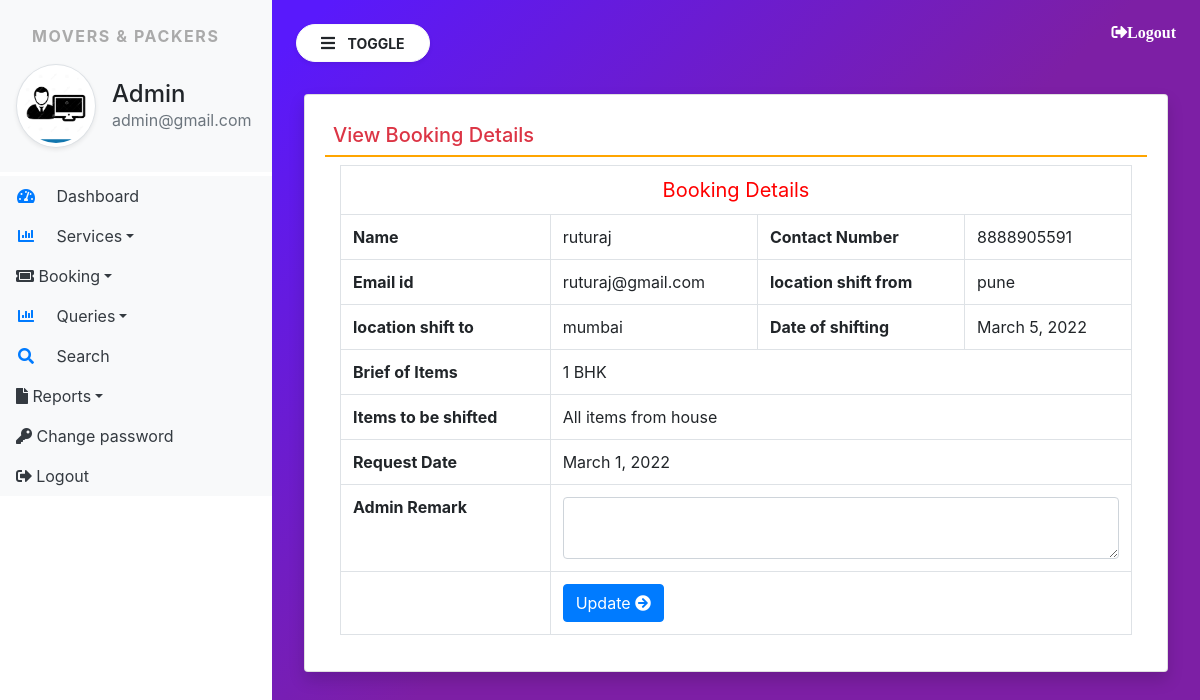
/view_bookingdetail/2/ (signed in), run on the app's committed database.
### moverspackers/models.py (models this page shows, shortened)
class SiteUser(models.Model):
    name = models.CharField(max_length=100, null=True)
    email = models.CharField(max_length=100, null=True)
    mobile = models.CharField(max_length=15, null=True)
    location = models.CharField(max_length=200, null=True)
    shiftinglocation = models.CharField(max_length=200, null=True)
    shiftingdate = models.DateField(max_length=200, null=True)
    briefitems = models.CharField(max_length=100, null=True)
    items = models.CharField(max_length=1000, null=True)
    requestdate = models.DateField(null=True)
    remark = models.CharField(max_length=500, null=True)
    status = models.CharField(max_length=30, null=True)
    updationdate = models.DateField(null=True)

### moverspackers/views.py (the view, shortened to what this page needs)
# urls.py: path('view_bookingdetail/<int:pid>/', view_bookingdetail, name='view_bookingdetail'),
def view_bookingdetail(request, pid):
    if not request.user.is_active:
        return redirect('admin_login')
    error = ''
    booking = SiteUser.objects.get(id=pid)
    return render(request, 'view_bookingdetail.html', locals())

### moverspackers/templates/view_bookingdetail.html (shortened to what this page needs)
{% extends 'admin_base.html' %}
{% block content %}
<div class="card shadow m-2">
    <div class="card-body">
        <h5 class="p-2 text-danger" style="border-bottom: 2px solid orange;">View Booking Details</h5>
        <div class="container-fluid">
           <table class="table table-bordered">
               <tr align="center">
                   <td colspan="4" style="font-size: 20px; color:red">Booking Details</td>
               </tr>
               <tr>
                   <th>Name</th>
                   <td>{{booking.name}}</td>
                   <th>Contact Number</th>
                   <td>{{booking.mobile}}</td>
               </tr>
               <tr>
                <th>Email id</th>
                <td>{{booking.email}}</td>
                <th>location shift from</th>
                <td>{{booking.location}}</td>
               </tr>
               <tr>
                <th>location shift to</th>
                <td>{{booking.shiftinglocation}}</td>
                <th>Date of shifting</th>
                <td>{{booking.shiftingdate}}</td>
               </tr>
               <tr>
                <th colspan="1">Brief of Items</th>
                <td colspan="3">{{booking.briefitems}}</td>
               </tr>
               <tr>
                <th colspan="1">Items to be shifted</th>
                <td colspan="3">{{booking.items}}</td>
               </tr>
               <tr>
                <th>Request Date</th>
                <td colspan="3">{{booking.requestdate}}</td>
               </tr>
               {% if not booking.remark %}
               <form method="post">
                   <tr>
                       <th>Admin Remark</th>
                       <td colspan="3"><textarea name="remark" class="form-control" required></textarea></td>
                   </tr>
                   <tr>
                    <th>&nbsp;</th>
                    <td colspan="3"><button type="submit" class="btn btn-primary">Update <i class="fa fa-arrow-circle-right"></i></button></td>
                </tr>
               </form>
               {% endif %}
           </table>
        </div>
    </div>
</div>
{% endblock %}

### moverspackers/templates/admin_base.html (shortened to what this page needs)
{% load static %}
<html>
<head>
  <link rel="stylesheet" href="https://cdn.jsdelivr.net/npm/bootstrap@4.6.1/dist/css/bootstrap.min.css">
<link rel="stylesheet" href="{% static 'css/sidebar.css' %}">
<link rel="stylesheet" href="https://use.fontawesome.com/releases/v5.7.0/css/all.css">
<link rel="stylesheet" href="https://cdn.datatables.net/1.11.4/css/jquery.dataTables.min.css">
<link rel="stylesheet" href="https://cdn.datatables.net/buttons/2.2.2/css/buttons.dataTables.min.css">
</head>
<body>
<div class="bg-white vertical-nav" id="sidebar">
  <div class=" py-4 px-3 bg-light mb-1">
    <p class="font-weight-bold text-uppercase px-3 sidebar-title">Movers & Packers</p>
    <div class="media d-flex align-items-center">
      <img src="{% static 'images/ad3.jpg' %}" width="80" height="80" class="mr-3 rounded-circle img-thumbnail shadow-sm">
      <div class="media-body">
          <h4 class="mb-0">Admin</h4>
          <p class="text-muted mb-0">{{request.user.email}}</p>
      </div>
    </div>
  </div>
  <ul class="nav flex-column bg-white">
    <li class="nav-item">
      <a href="{% url 'admin_home' %}" class="nav-link text-dark bg-light">
        <i class="fas fa-tachometer-alt fa-fw mr-3 text-primary"></i>
        Dashboard</a>
    </li>
    <li class="nav-item dropdown">
      <a href="#" class="nav-link dropdown-toggle text-dark bg-light" id="navbardrop" data-toggle="dropdown">
        <i class="fas fa-chart-bar fa-fw mr-3 text-primary"></i>
        Services</a>
    </li>
    <li class="nav-item dropdown">
      <a href="#" class="nav-link dropdown-toggle text-dark bg-light" id="navbardrop" data-toggle="dropdown">
        <i class="fas fa-ticket-alt"></i>
        Booking</a>
    </li>
    <li class="nav-item dropdown">
      <a href="#" class="nav-link dropdown-toggle text-dark bg-light" id="navbardrop" data-toggle="dropdown">
        <i class="fas fa-chart-bar fa-fw mr-3 text-primary"></i>
        Queries</a>
    </li>
    <li class="nav-item">
      <a href="{% url 'search' %}" class="nav-link text-dark bg-light">
        <i class="fa fa-search fa-fw mr-3 text-primary"></i>
        Search</a>
    </li>
    <li class="nav-item dropdown">
      <a href="#" class="nav-link dropdown-toggle text-dark bg-light" id="navbardrop" data-toggle="dropdown">
        <i class="fa fa-file"></i>
        Reports</a>
    </li>
    <li class="nav-item">
      <a href="{% url 'change_password' %}" class="nav-link text-dark bg-light">
        <i class="fa fa-key" aria-hidden="true"></i>
        Change password</a>
    </li>
    <li class="nav-item">
      <a href="{% url 'Logout' %}" class="nav-link text-dark bg-light">
        <i class="fas fa-sign-out-alt"></i>
        Logout</a>
    </li>
  </ul>
</div>
<div class="page-content p-4" id="content">
    <a href="{% url 'Logout' %}" title="logout" class="text-white float-right fas fa-sign-out-alt">Logout</a>
    <button id="sidebarCollapse" type="button" class="btn btn-light bg-white rounded-pill shadow-sm px-4 mb-4">
      <i class="fas fa-bars mr-2"></i>
      <small class="text-uppercase font-weight-bold">Toggle</small>
    </button>
      {% block content %}
      {% endblock %}
</div>
</body>
</html>

### moverspackers/static/css/sidebar.css (style rules this page uses)
.sidebar-title { letter-spacing: 0.1em; color:#aaa; }
body { background-image: linear-gradient(135.9deg,rgba(89,25,252,1) 16.4%,rgba(125,31,165,1) 56.1%); min-height: 100vh; }
.vertical-nav { min-width: 17rem; width: 17rem; height: 100vh; position: fixed; top: 0; left: 0; transition: all 0.4s }
.page-content { width: calc(100%-17rem); margin-left: 17rem; transition: all 0.4s }

### data on the page
SiteUser: name "ruturaj", mobile "8888905591", email "ruturaj@gmail.com", location "pune", shiftinglocation "mumbai", shiftingdate "March 5, 2022", briefitems "1 BHK", items "All items from house", requestdate "March 1, 2022"

### other printed values
{{ request.user.email }} "admin@gmail.com"
